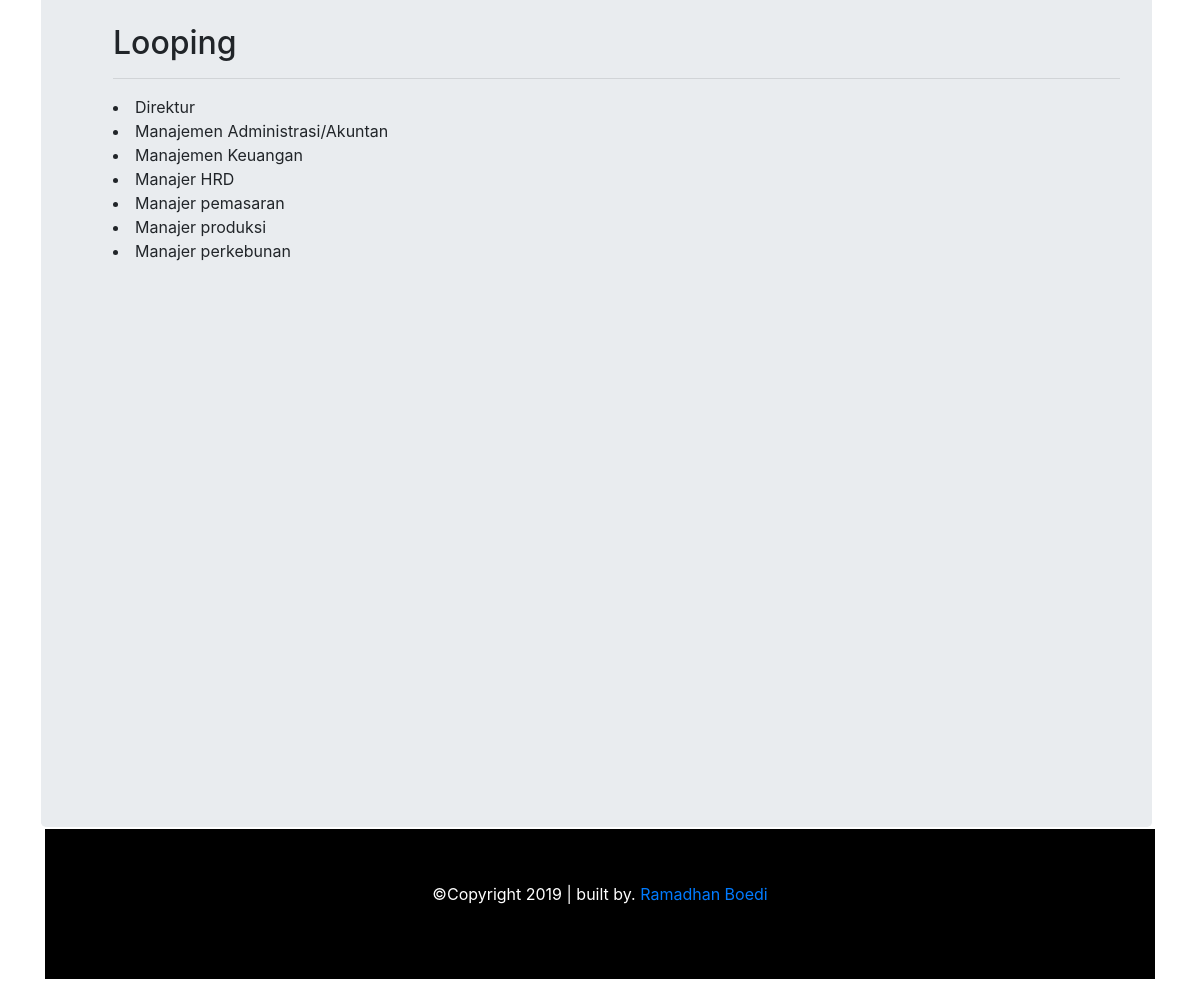
Page /form/looping.php on the committed database.
### tables this page shows
CREATE TABLE `unit_unit` (
  `id_unit` int(30) NOT NULL,
  `nama_unit` varchar(30) NOT NULL
);

### form/looping.php (the view, shortened to what this page needs)
<!DOCTYPE html>
<html>
<head>
    <link rel="stylesheet" href="../bootstrap/css/bootstrap.min.css">
	<link rel="stylesheet" type="text/css" href="../css2.css">
</head>
<body>
<div class="container">
		<div class="jumbotron header">
	<div class="loopingku">
		<h2>Looping</h2>
		<hr>
	 <?php
		require '../koneksi.php';
		$db_unit = mysqli_query($koneksi, "SELECT * FROM unit_unit");
		while ($unit = mysqli_fetch_array($db_unit) ) {
			echo "<li>$unit[nama_unit]</li>";
		}
		?>
	</div>
	</div>
</div>
<footer>
  <div class="container text-center">
    <div class="footer">
      <div class="col-sm-12">
        <p> &copy;Copyright 2019 | built by. <a href="http://instagram.com/ramdn_b"> Ramadhan Boedi </a> </p>
      </div>
    </div>
  </div>
</footer>
</body>
</html>

### css2.css (style rules this page uses)
body { margin-bottom: : 100px; }
.header { margin-top: -60px; margin-left: -4px; margin-right: 3px; }
.loopingku { min-height: 500px; padding-left: 40px; padding-top: 20px; padding-bottom: 500px; }
.footer { bottom: 0; height: 50px; background-color: black; margin-top: -30px; padding-bottom: 150px; }
footer p { color: white; font-size: 16px; line-height: 130px; }

### rows in the picture
unit_unit: nama_unit "Direktur"
unit_unit: nama_unit "Manajemen Administrasi/Akuntan"
unit_unit: nama_unit "Manajemen Keuangan"
unit_unit: nama_unit "Manajer HRD"
unit_unit: nama_unit "Manajer pemasaran"
unit_unit: nama_unit "Manajer produksi"
unit_unit: nama_unit "Manajer perkebunan"
